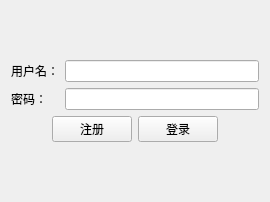
<?xml version="1.0" encoding="UTF-8"?>
<ui version="4.0">
 <class>Login</class>
 <widget class="QWidget" name="Login">
  <property name="geometry">
   <rect>
    <x>0</x>
    <y>0</y>
    <width>270</width>
    <height>202</height>
   </rect>
  </property>
  <property name="windowTitle">
   <string>登录</string>
  </property>
  <layout class="QVBoxLayout" name="verticalLayout">
   <item>
    <spacer name="verticalSpacer">
     <property name="orientation">
      <enum>Qt::Vertical</enum>
     </property>
     <property name="sizeHint" stdset="0">
      <size>
       <width>20</width>
       <height>40</height>
      </size>
     </property>
    </spacer>
   </item>
   <item>
    <layout class="QFormLayout" name="formLayout">
     <item row="0" column="0">
      <widget class="QLabel" name="label">
       <property name="text">
        <string>用户名：</string>
       </property>
      </widget>
     </item>
     <item row="0" column="1">
      <widget class="QLineEdit" name="username_line"/>
     </item>
     <item row="1" column="0">
      <widget class="QLabel" name="label_2">
       <property name="text">
        <string>密码：</string>
       </property>
      </widget>
     </item>
     <item row="1" column="1">
      <widget class="QLineEdit" name="password_line"/>
     </item>
    </layout>
   </item>
   <item>
    <layout class="QHBoxLayout" name="horizontalLayout">
     <item>
      <spacer name="horizontalSpacer">
       <property name="orientation">
        <enum>Qt::Horizontal</enum>
       </property>
       <property name="sizeHint" stdset="0">
        <size>
         <width>40</width>
         <height>20</height>
        </size>
       </property>
      </spacer>
     </item>
     <item>
      <widget class="QPushButton" name="pushButton">
       <property name="text">
        <string>注册</string>
       </property>
      </widget>
     </item>
     <item>
      <widget class="QPushButton" name="pushButton_2">
       <property name="text">
        <string>登录</string>
       </property>
      </widget>
     </item>
     <item>
      <spacer name="horizontalSpacer_2">
       <property name="orientation">
        <enum>Qt::Horizontal</enum>
       </property>
       <property name="sizeHint" stdset="0">
        <size>
         <width>40</width>
         <height>20</height>
        </size>
       </property>
      </spacer>
     </item>
    </layout>
   </item>
   <item>
    <spacer name="verticalSpacer_2">
     <property name="orientation">
      <enum>Qt::Vertical</enum>
     </property>
     <property name="sizeHint" stdset="0">
      <size>
       <width>20</width>
       <height>40</height>
      </size>
     </property>
    </spacer>
   </item>
  </layout>
 </widget>
 <resources/>
 <connections/>
</ui>
